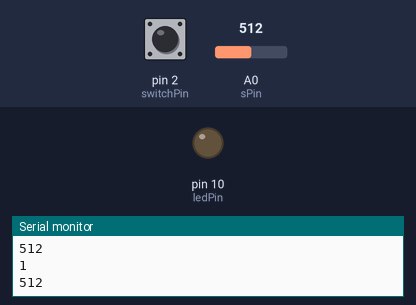
This sketch was run on a simulated Arduino Uno, built with avr-gcc and run on an emulated ATmega328P. Shown: output pins drawn as LEDs (lit = HIGH), the last lines printed to the serial monitor. Dashed ring = blinking. The inputs (shaded band) are chosen by the test bench; at power-on: pin 2 (switchPin) LOW, A0 (sPin) = 512.

Above: at 1.2 s.
1.3 s: pin 2 (switchPin) pulled HIGH for 3.2 s
At 2.3 s:
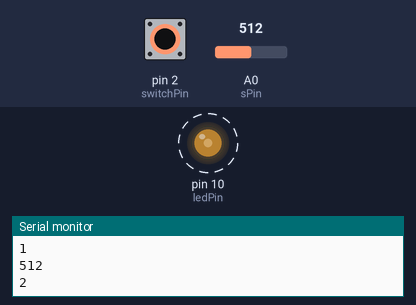
6.1 s: pin 2 (switchPin) pulled HIGH for 0.15 s
At 7.3 s:
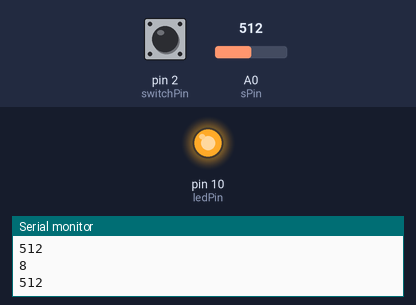
Timing chart, 0 to 9.1 s (numbered marks = the images above; inputs shaded):
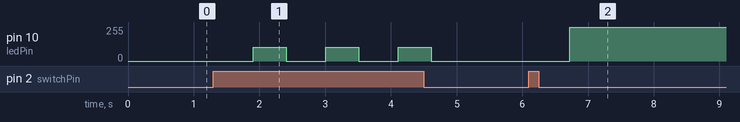

The sketch:

sketch.ino
```cpp
int switchState=1;
const int sPin=A0;
const int ledPin=10;
const int switchPin=2;
int sensorData=0;
void setup()
{
 Serial.begin(9600);
 pinMode(ledPin,OUTPUT);
 pinMode(switchPin,INPUT);
}
void loop(){
  int switchRead;
  switchRead=digitalRead(switchPin);
  if(switchRead==1){
    switchState++;
    delay(500);
  }
  sensorData=analogRead(sPin);
  Serial.println(sensorData);
  delay(100);

  Serial.println(switchState);
  if (switchState%2==0){
    if(sensorData>400){
       for(int i=1;i<6;i++){
         analogWrite(ledPin,102);
         delayMicroseconds(500);
       }
  }
  switchRead=digitalRead(switchPin);
  if(switchRead==1){
    switchState++;
    delay(500);
  }
  if (switchState%2==0){
    if(sensorData>400){
      for(int i=1;i<6;i++){
         analogWrite(ledPin,255);
         delayMicroseconds(100);
      }
    }
  }
  else{
    digitalWrite(ledPin,LOW);
  }
}
}
```

Measured:
- after the input at 1.3 s, pin 10 (ledPin): alternates 102/255 for 0.50 s and 0/255 for 0.60 s, 6 changes in all, then stays 0/255, starting after 0.61 s
- after the input at 6.1 s, pin 10 (ledPin): 0/255 → 255/255 after 0.62 s
